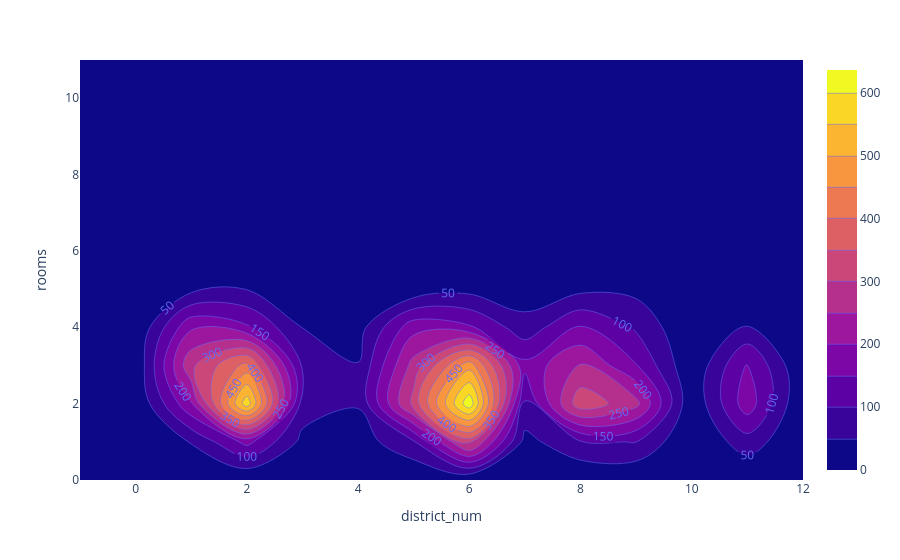

The code cell stored with this chart in its notebook:
### Code cell
fig = px.density_contour(data, x="district_num", y="rooms")
fig.update_traces(contours_coloring="fill", contours_showlabels = True)
fig.show()

### Figure 1 — Plotly figure (JSON) as saved in the notebook; plotly's stock layout.template omitted (floating-point values rounded to 4 significant figures; data arrays with more than 128 entries replaced by an {"elided": "..."} marker saying what was removed)
{"data": [{"contours": {"coloring": "fill", "showlabels": true}, "hovertemplate": "district_num=%{x}<br>rooms=%{y}<br>count=%{z}<extra></extra>", "legendgroup": "", "line": {"color": "#636efa"}, "name": "", "showlegend": false, "type": "histogram2dcontour", "x": {"elided": "7565 int values"}, "xaxis": "x", "xbingroup": "x", "y": {"elided": "7565 int values"}, "yaxis": "y", "ybingroup": "y"}], "layout": {"legend": {"tracegroupgap": 0}, "margin": {"t": 60}, "xaxis": {"anchor": "y", "domain": [0, 1], "title": {"text": "district_num"}}, "yaxis": {"anchor": "x", "domain": [0, 1], "title": {"text": "rooms"}}}}
